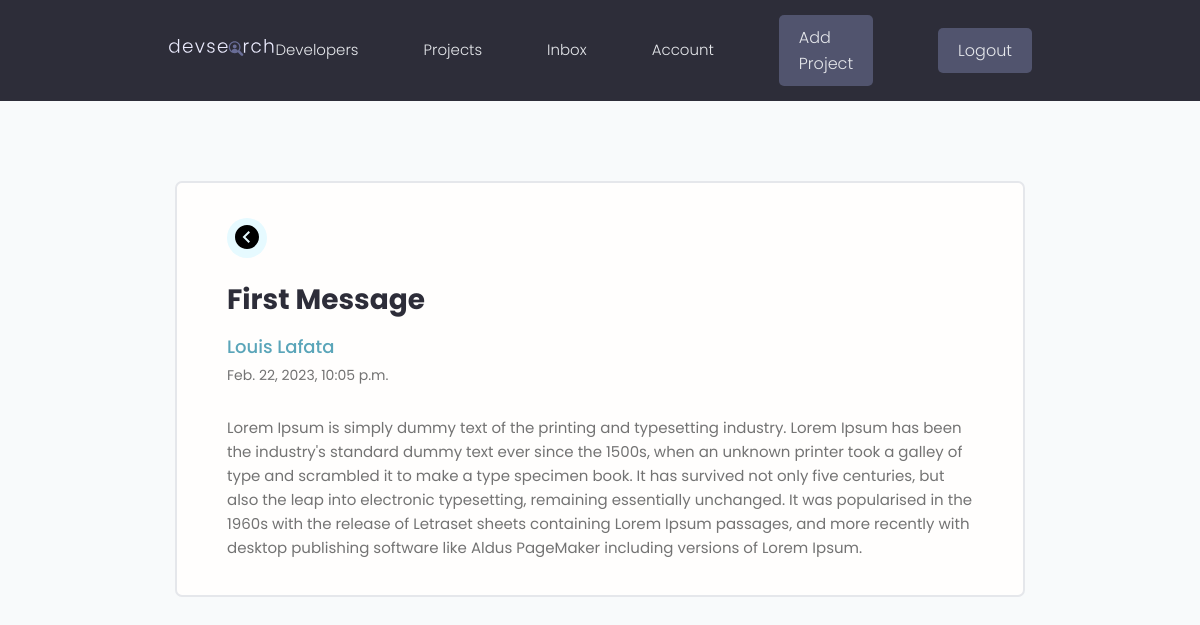
The page /message/d6c1efc7-7773-4777-9571-d606cf5df1e0 (signed in) on the database its author committed.
### users/models.py (models this page shows, shortened)
class Message(models.Model):
    sender = models.ForeignKey(
        Profile, on_delete=models.SET_NULL, null=True, blank=True)
    recipient = models.ForeignKey(
        Profile, on_delete=models.SET_NULL, null=True, blank=True, related_name="messages")
    name = models.CharField(max_length=200, null=True, blank=True)
    email = models.EmailField(max_length=200, null=True, blank=True)
    subject = models.CharField(max_length=200, null=True, blank=True)
    body = models.TextField()
    is_read = models.BooleanField(default=False, null=True)
    created = models.DateTimeField(auto_now_add=True)
    id = models.UUIDField(default=uuid.uuid4, unique=True,
                          primary_key=True, editable=False)
    class Meta:
        ordering = ['is_read', '-created']

### users/views.py (the view)
# urls.py: path('message/<str:pk>', views.viewMessage, name="message"),
@login_required(login_url="login")
def viewMessage(request, pk):
    profile = request.user.profile
    message = profile.messages.get(id=pk)
    if message.is_read == False:
        message.is_read = True
        message.save()
    context = {'message': message}
    return render(request, 'users/message.html', context)

### users/templates/users/message.html
{% extends 'main.html' %}
{% block content %}
<main class="messagePage my-xl">
  <div class="content-box">
    <div class="message">
      <a class="backButton" href="{% url 'inbox' %}">
        <svg xmlns="http://www.w3.org/2000/svg" width="24" height="24" viewBox="0 0 24 24">
          <path
            d="M0 12c0 6.627 5.373 12 12 12s12-5.373 12-12-5.373-12-12-12-12 5.373-12 12zm7.58 0l5.988-5.995 1.414 1.416-4.574 4.579 4.574 4.59-1.414 1.416-5.988-6.006z" />
        </svg>
      </a>
      <h2 class="message__subject">{{message.subject}}</h4>
        {% if message.sender %}
        <a href="{% url 'user-profile' message.sender.id %}" class="message__author">{{message.name}}</a>
        {% else %}
        <p class="message__author">{{message.name}}</p>
        {% endif %}
        <p class="message__date">{{message.created}}</p>
        <div class="message__body">
          {{message.body|linebreaksbr}}
        </div>
    </div>
  </div>
</main>
{% endblock content %}

### static/style/app.css (style rules this page uses)
:root { --color-sub: #2d2d39; }
.content-box { width: 95%; max-width: 85rem; margin: 0 auto; }
.message { padding: 2.5rem 0; }
.message > a { display: flex; gap: 1rem; }
.message__author, .message__date { flex-basis: 25%; }
.message__subject { flex-basis: 50%; }
.message__date { text-align: right; }
.messagePage .message { list-style: none; background: var(--color-white); padding: 3.5rem 5rem; border: 2px solid var(--color-light); border-radius: 0.7rem; }
.messagePage .message__subject { font-size: 2.8rem; color: var(--color-sub); margin-bottom: 1rem; margin-top: 2rem; }
.messagePage .message__author { font-size: 1.8rem; font-weight: 500; }
.messagePage .message__date { font-size: 1.4rem; font-weight: 400; text-align: left; margin-bottom: 3rem; }
.backButton { background: var(--color-main-light); color: var(--color-main); width: 4rem; height: 4rem; display: flex; align-items: center; justify-content: center; border-radius: 50%; }

### frontend/main.css (style rules this page uses)
body { background-color: #f8fafb; margin: 0; }

### static/uikit/styles/modules/_variables.css (style rules this page uses)
:root { --color-main: #5aa5b9; --color-main-light: #e6faff; --color-sub: #3f4156; --color-sub-light: #51546e; --color-sub-lighter: #ededfd; --color-text: #737373; --color-gray: #8b8b8b; --color-light: #e5e7eb; --color-light-gray: #767676; --color-bg: #f8fafd; --color-white: #fffefd; --color-white-light: #f3f3f3; --color-success: #359e64; --color-success-bg: #def8e8; --color-error: #fc4b0b; --color-error-bg: #fff2ee; --font-base: 'Poppins', arial, helvetica, 'Segoe UI', roboto, ubuntu, sans-serif; --font-monospace: 'Fira Code', 'Courier New', courier, monospace; --font-regular: 300; --font-medium: 500; --font-bold: 700; --generic-shadow: 1px 1px 5px #00000010; --generic-transition: all 0.3s ease-in-out; }

### static/uikit/styles/modules/_base.css (style rules this page uses)
* { margin: 0; padding: 0; box-sizing: border-box; text-rendering: optimizeLegibility; color: inherit; font-size: inherit; }
html { font-size: 50%; }
@media only screen and (min-width: 480px) { html { font-size: 56.25%; } }
@media only screen and (min-width: 1200px) { html { font-size: 62.5%; } }
body { line-height: 1.6; font-weight: 400; font-size: 1.5rem; color: var(--color-text); background-color: var(--color-bg); min-height: 100vh; }

### static/uikit/styles/modules/_typography.css (style rules this page uses)
* { font-family: var(--font-base); }
h2 { font-size: 3.6rem; font-weight: var(--font-bold); }
p, span, strong { font-size: 1.6rem; color: var(--color-text); font-weight: var(--font-regular); }
a { padding-bottom: 2px; text-decoration: none; display: inline-block; color: var(--color-main); font-weight: var(--font-medium); }

### static/uikit/styles/modules/_utilities.css (style rules this page uses)
.my-xl { margin: 8rem auto; }

### rows shown on the page
Message: subject "First Message", name "Louis Lafata", created "Feb. 22, 2023, 10:05 p.m.", body "Lorem Ipsum is simply dummy text of the printing and typesetting industry. Lorem Ipsum has been the industry's standard dummy text ever since the 1500s, when an unknown printer took a galley of type and scrambled it to make a type specimen book. It has survived not only five centuries, but also the leap into electronic typesetting, remaining essentially unchanged. It was popularised in the 1960s with the release of Letraset sheets containing Lorem Ipsum passages, and more recently with desktop publishing software like Aldus PageMaker including versions of Lorem Ipsum."
